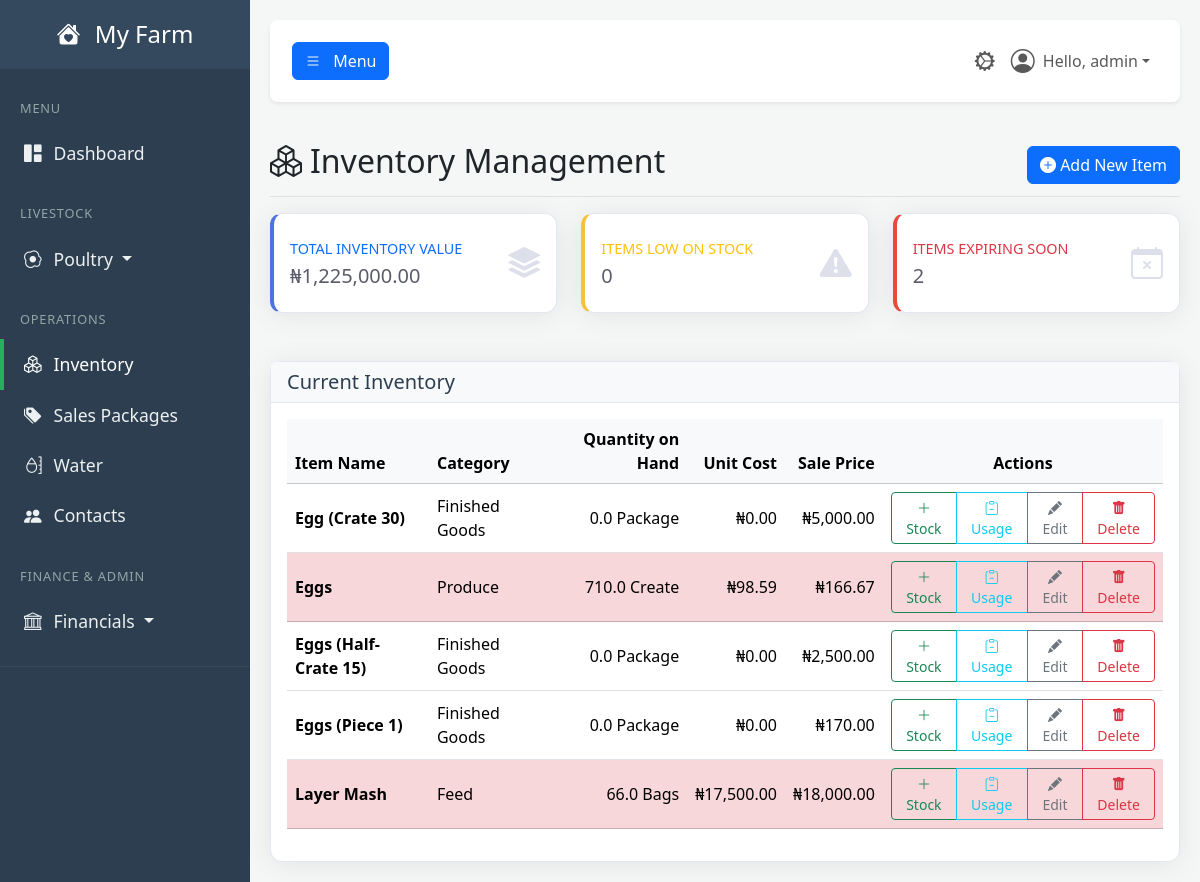
Before: /inventory (signed in) with the older database file.
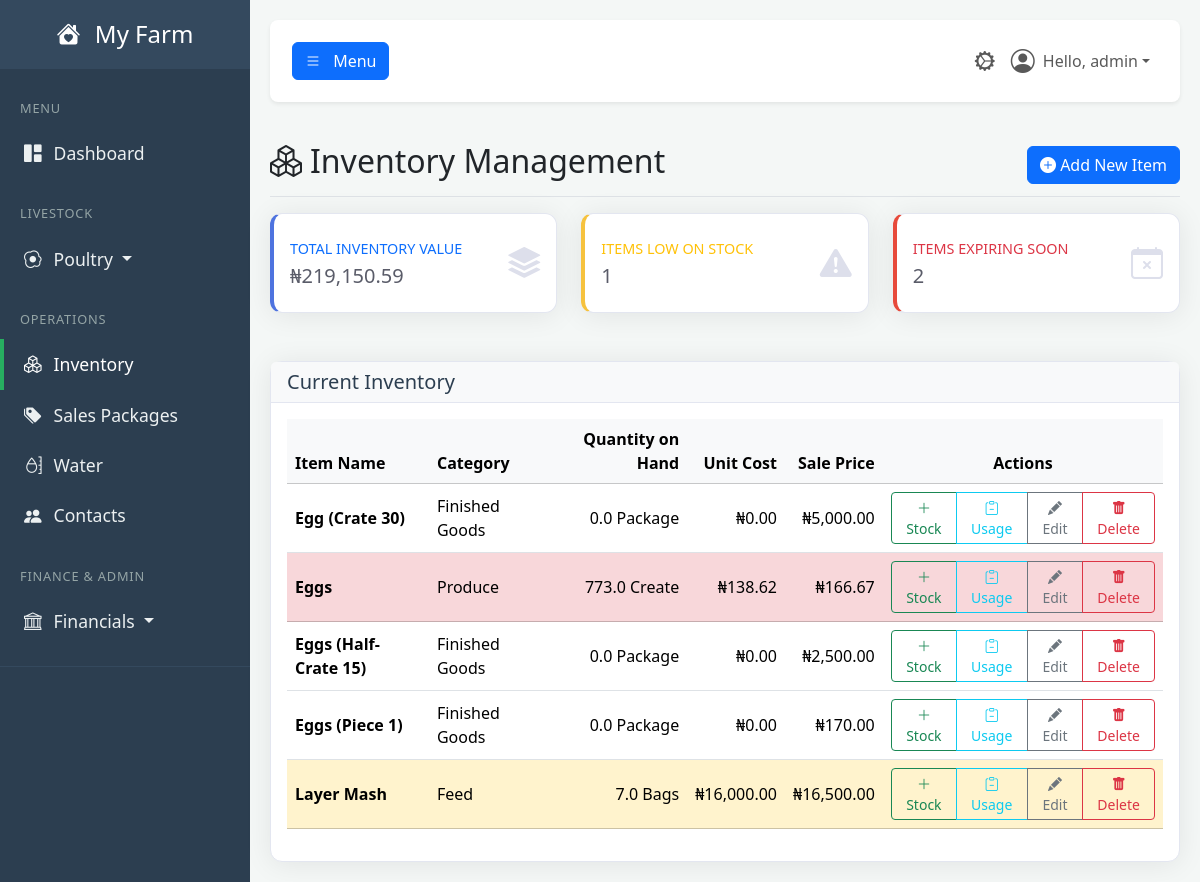
After: the same page with the newer database file.
### tables this page shows
CREATE TABLE inventory (
            id INTEGER PRIMARY KEY,
            name TEXT NOT NULL,
            category TEXT NOT NULL,
            quantity REAL NOT NULL,
            unit TEXT NOT NULL,
            unit_cost REAL NOT NULL DEFAULT 0,
            sale_price REAL NOT NULL DEFAULT 0,
            low_stock_threshold REAL,
            expiry_date TEXT,
            created_at TIMESTAMP DEFAULT CURRENT_TIMESTAMP
        );

### app.py (the view)
@app.route('/inventory')
@login_required
@permission_required('view_inventory_dashboard')
def inventory_dashboard():
    db = get_db()
    inventory_items = db.execute("SELECT * FROM inventory ORDER BY name ASC").fetchall()
    total_value, low_stock_count, expiring_soon_count = 0, 0, 0
    processed_inventory_list = []
    for item_row in inventory_items:
        item = dict(item_row)
        total_value += item.get('quantity', 0) * (item.get('unit_cost') or 0)
        is_low_stock = item.get('low_stock_threshold') is not None and item.get('quantity', 0) <= item.get('low_stock_threshold')
        if is_low_stock: low_stock_count += 1
        is_expiring_soon = False
        if item.get('expiry_date') and item.get('expiry_date') != '':
            try:
                expiry_dt = date.fromisoformat(item['expiry_date'])
                if (expiry_dt - date.today()).days <= 30:
                    is_expiring_soon = True
            except (ValueError, TypeError):
                pass # Ignore invalid date formats
        if is_expiring_soon: expiring_soon_count += 1
        item['is_low_stock'] = is_low_stock
        item['is_expiring_soon'] = is_expiring_soon
        processed_inventory_list.append(item)
    stats = {'total_value': total_value, 'low_stock_count': low_stock_count, 'expiring_soon_count': expiring_soon_count}
    return render_template(
        'inventory.html',
        user=g.user,
        stats=stats,
        inventory_list=processed_inventory_list,
        today_date=date.today().strftime('%Y-%m-%d') # <-- THE MISSING LINE IS ADDED HERE
    )

### app.py (called while the page is built)
def get_db():
    if 'db' not in g:
        g.db = sqlite3.connect(DATABASE)
        g.db.row_factory = sqlite3.Row
    return g.db

def login_required(f):
    @wraps(f)
    def decorated_function(*args, **kwargs):
        if 'user_id' not in session:
            flash('Please log in to access this page.', 'warning')
            return redirect(url_for('login'))
        g.user = User.get_by_id(session['user_id'])
        if not g.user:
            session.clear()
            return redirect(url_for('login'))
        return f(*args, **kwargs)
    return decorated_function

def permission_required(permission_name):
    def decorator(f):
        @wraps(f)
        def decorated_function(*args, **kwargs):
            if not hasattr(g, 'user') or not g.user.has_permission(permission_name):
                flash('You do not have the required permission.', 'danger')
                return redirect(url_for('dashboard'))
            return f(*args, **kwargs)
        return decorated_function
    return decorator

### templates/inventory.html (shortened to what the changed rows need)
{% extends "base.html" %}
{% block content %}
<div class="d-flex justify-content-between flex-wrap flex-md-nowrap align-items-center pt-3 pb-2 mb-3 border-bottom">
    <h1 class="h2"><i class="bi bi-boxes me-2"></i>Inventory Management</h1>
</div>
    <div class="row">
        <div class="col-xl-4 col-md-6 mb-4">
            <div class="card border-left-primary shadow h-100 py-2">
                <div class="card-body">
                    <div class="row no-gutters align-items-center">
                        <div class="col mr-2">
                            <div class="text-xs font-weight-bold text-primary text-uppercase mb-1">Total Inventory Value</div>
                            <div class="h5 mb-0 font-weight-bold text-gray-800">₦{{ '{:,.2f}'.format(stats.total_value) }}</div>
                        </div>
                    </div>
                </div>
            </div>
        </div>
        <div class="col-xl-4 col-md-6 mb-4">
            <div class="card border-left-warning shadow h-100 py-2">
                <div class="card-body">
                    <div class="row no-gutters align-items-center">
                        <div class="col mr-2">
                            <div class="text-xs font-weight-bold text-warning text-uppercase mb-1">Items Low on Stock</div>
                            <div class="h5 mb-0 font-weight-bold text-gray-800">{{ stats.low_stock_count }}</div>
                        </div>
                    </div>
                </div>
            </div>
        </div>
    </div>
    <div class="card shadow-sm mt-4">
        <div class="card-body">
            <div class="table-responsive">
                <table class="table table-hover align-middle">
                    <thead class="table-light">
                        <tr>
                            <th>Item Name</th>
                            <th>Category</th>
                            <th class="text-end">Quantity on Hand</th>
                            <th class="text-end">Unit Cost</th>
                            <th class="text-end">Sale Price</th>
                            <th class="text-center">Actions</th>
                        </tr>
                    </thead>
                    <tbody>
                        {% for item in inventory_list %}
                        <tr class="{{ 'table-warning' if item.is_low_stock else 'table-danger' if item.is_expiring_soon }}">
                            <td><strong>{{ item.name }}</strong></td>
                            <td>{{ item.category }}</td>
                            <td class="text-end">{{ item.quantity }} {{ item.unit }}</td>
                            <td class="text-end">₦{{ '{:,.2f}'.format(item.unit_cost or 0) }}</td>
                            <td class="text-end">₦{{ '{:,.2f}'.format(item.sale_price or 0) }}</td>
                            <td class="text-center">
                                <div class="btn-group btn-group-sm">
        <button class="btn btn-outline-success" data-bs-toggle="modal" data-bs-target="#addStockModal"
                data-bs-item-id="{{ item.id }}" data-bs-item-name="{{ item.name }}">
            <i class="bi bi-plus-lg"></i> Stock
        </button>
        <button class="btn btn-outline-info" data-bs-toggle="modal" data-bs-target="#logUsageModal"
                data-bs-item-id="{{ item.id }}" data-bs-item-name="{{ item.name }}">
            <i class="bi bi-clipboard-minus"></i> Usage
        </button>
        <button class="btn btn-outline-secondary" data-bs-toggle="modal" data-bs-target="#editItemModal"
                data-bs-id="{{ item.id }}"
                data-bs-name="{{ item.name }}"
                data-bs-category="{{ item.category }}"
                data-bs-unit="{{ item.unit }}"
                data-bs-low-stock="{{ item.low_stock_threshold or 0 }}"
                data-bs-unit-cost="{{ item.unit_cost or 0 }}"
                data-bs-sale-price="{{ item.sale_price or 0 }}"
                data-bs-expiry="{{ item.expiry_date or '' }}">
            <i class="bi bi-pencil-fill"></i> Edit
        </button>
        <button class="btn btn-outline-danger" onclick="document.getElementById('delete-item-form-{{ item.id }}').submit();">
            <i class="bi bi-trash-fill"></i> Delete
        </button>
    </div>
</td>
                        {% else %}
                        <tr><td colspan="6" class="text-center p-4 text-muted">No items in inventory.</td></tr>
                        {% endfor %}
                    </tbody>
                </table>
            </div>
        </div>
    </div>
{% endblock %}

Changed rows visible on the page:
changed inventory "Eggs": quantity "710.0" → "773.0"; unit_cost "98.59" → "138.62"
changed inventory "Layer Mash": quantity "66.0" → "7.0"; unit_cost "17,500.00" → "16,000.00"; sale_price "18,000.00" → "16,500.00"
Other visible differences:
{{ '{:,.2f}'.format(stats.total_value) }}: "1,225,000.00" → "219,150.59"
{{ stats.low_stock_count }}: "0" → "1"
